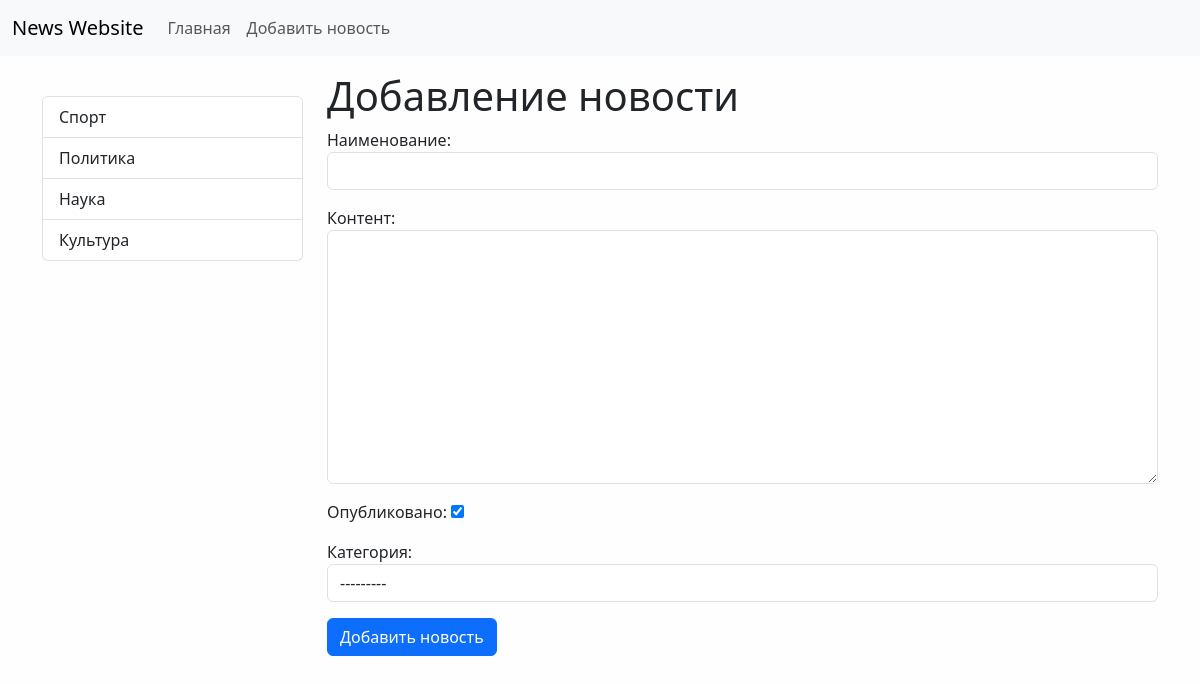
The app's page /news/add-news/ with its own data.
### news/models.py (models this page shows)
class Category(models.Model):
    title = models.CharField(max_length=150, db_index=True, verbose_name='Наименование категории')
    def get_absolute_url(self):
        return reverse('category', kwargs={'category_id': self.pk})
    def __str__(self):
        return self.title
    class Meta:
        verbose_name = 'Категория'
        verbose_name_plural = 'Категории'
        ordering = ['-title']

### news/views.py (the view)
# urls.py: path('news/add-news/', CreateNews.as_view(), name='add_news')
class CreateNews(CreateView):
    form_class = NewsForm
    template_name = 'news/add_news.html'

### news/forms.py (shortened to what this page needs)
class NewsForm(forms.ModelForm):
    class Meta:
        model = News
        fields = ['title', 'content', 'is_published', 'category']
        widgets = {
            'title': forms.TextInput(attrs={'class': 'form-control'}),
            'content': forms.Textarea(attrs={'class': 'form-control'}),
            'category': forms.Select(attrs={'class': 'form-control', 'rows':5})
        }

### news/templatetags/news_tags.py (called while the page is built)
@register.inclusion_tag('news/list_categories.html')
def show_categories(arg1='Hello', arg2='world'):
    categories = Category.objects.all()
    return {'categories': categories}

### news/templates/news/add_news.html (shortened to what this page needs)
{% extends 'base.html'%}
{% block sidebar %}
  {% include 'inc/_sidebar.html'%}
{% endblock %}
{% block content %}
  <h1>Добавление новости</h1>
  <form action="{% url 'add_news'%}" method="post">
    {{form.as_p}}
    <button type="submit" class="btn btn-primary btn-block">Добавить новость</button>
  </form>
{% endblock %}

### news/templates/news/list_categories.html
<div class="list-group">
    {%for item in categories%}
    <a
      href="{{item.get_absolute_url}}"
      class="list-group-item list-group-item-action"
      >{{item.title}}</a
    >
    {%endfor%}
  </div>

### mysite/static/css/style.css (style rules this page uses)
body { background-color: #fefefe; }

### records on screen
Category: title "Спорт"
Category: title "Политика"
Category: title "Наука"
Category: title "Культура"
